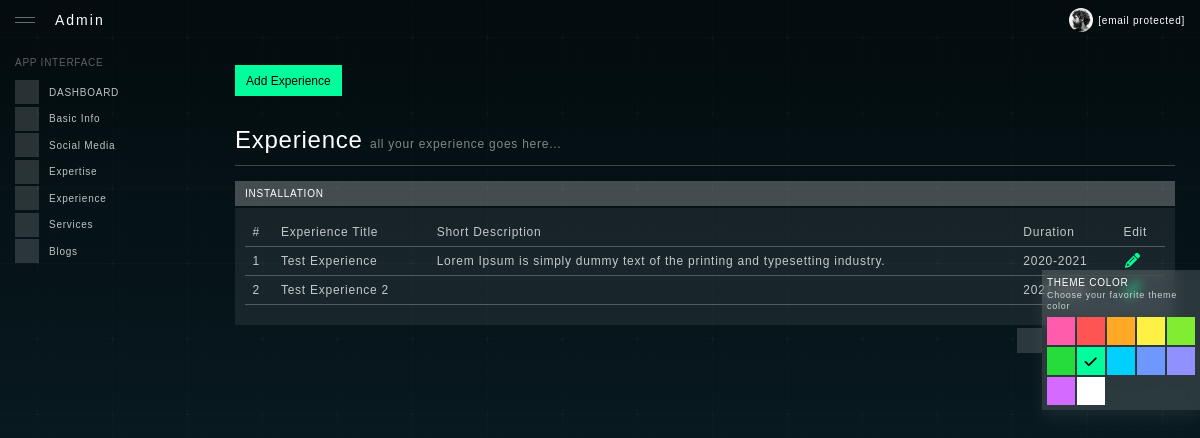
Page /admin/experience.php (signed in) on the committed database.
### tables this page shows
CREATE TABLE `doctors_experience` (
  `experience_id` int(11) NOT NULL,
  `doctors_id` int(11) NOT NULL,
  `experience_title` varchar(500) NOT NULL,
  `short_desc` varchar(500) NOT NULL,
  `duration` varchar(255) NOT NULL,
  `inserted_at` datetime NOT NULL,
  `updated_at` datetime NOT NULL
);

### admin/config/dbConfig.php (called while the page is built, shortened)
<?php
class DBController {
    private $host = "localhost";
    private $user = "root";
    private $password = "";
    private $database = "doctor_demo";
    private $conn;
    function __construct() {
        $this->conn = $this->connectDB();
    }
    function connectDB() {
        $conn = mysqli_connect($this->host,$this->user,$this->password,$this->database);
        return $conn;
    }
    function runQuery($query) {
        $result = mysqli_query($this->conn,$query);
        while($row=mysqli_fetch_assoc($result)) {
            $resultset[] = $row;
        }
        if(!empty($resultset))
            return $resultset;
    }
    function numRows($query) {
        $result  = mysqli_query($this->conn,$query);
        $rowcount = mysqli_num_rows($result);
        return $rowcount;
    }
}

### admin/experience.php (the view, shortened to what this page needs)
<?php
require_once('config/dbConfig.php');
$db_handle = new DBController();
?>
<!DOCTYPE html>
<html lang="en">
<head>
    <?php include ('includes/css.php');?>
</head>
<body >
<div id="app" class="app">
    <?php include ('includes/headerfile.php');?>
    <?php include ('includes/sidemenu.php');?>
    <div id="content" class="app-content">
        <div class="container">
            <button type="button" class="btn btn-theme me-2 mb-5 mt-3" data-bs-toggle="modal" data-bs-target="#modalCoverExample">Add Experience</button>
            <div class="row justify-content-center">
                <div class="col-xl-12">
                    <div class="row">
                        <div class="col-xl-12">
                            <h1 class="page-header">
                                Experience <small>all your experience goes here...</small>
                            </h1>
                            <hr class="mb-4 opacity-3" />
                            <div id="datatable" class="mb-5">
                                <div class="card">
                                    <div class="card-header with-btn">
                                        INSTALLATION
                                        <div class="card-header-btn">
                                            <a href="#" data-toggle="card-collapse" class="btn"><iconify-icon icon="material-symbols-light:stat-minus-1"></iconify-icon></a>
                                            <a href="#" data-toggle="card-expand" class="btn"><iconify-icon icon="material-symbols-light:fullscreen"></iconify-icon></a>
                                            <a href="#" data-toggle="card-remove" class="btn"><iconify-icon icon="material-symbols-light:close-rounded"></iconify-icon></a>
                                        </div>
                                    </div>
                                    <div class="card-body">
                                        <table id="datatableDefault" width="100%" class="table text-nowrap">
                                            <thead>
                                            <tr>
                                                <th>#</th>
                                                <th>Experience Title</th>
                                                <th>Short Description</th>
                                                <th>Duration</th>
                                                <th>Edit</th>
                                            </tr>
                                            </thead>
                                            <tbody>
                                            <?php
                                            $query = "SELECT * FROM doctors_experience where doctors_id = '1'";
                                            $expertise = $db_handle->runQuery($query);
                                            $e_no = $db_handle->numRows($query);
                                            for($i=0; $i<$e_no; $i++){
                                                ?>
                                                <tr>
                                                    <td><?php echo $i+1;?></td>
                                                    <td><?php echo $expertise[$i]['experience_title'];?></td>
                                                    <td><?php echo $expertise[$i]['short_desc'];?></td>
                                                    <td><?php echo $expertise[$i]['duration'];?></td>
                                                    <td><a href="Experience?edit=<?php echo $expertise[$i]['experience_id'];?>"><i class="fas fa-lg fa-fw me-2 fa-pencil-alt"></i></a></td>
                                                </tr>
                                                <?php
                                            }
                                            ?>
                                            </tbody>
                                        </table>
                                    </div>
                                </div>
                            </div>
                        </div>
                    </div>
                </div>
            </div>
        </div>
    </div>
    <?php include ('includes/themecolor.php');?>
</div>
</body>
</html>

### rows in the picture
doctors_experience: experience_title "Test Experience", short_desc "Lorem Ipsum is simply dummy text of the printing and typesetting industry.", duration "2020-2021"
doctors_experience: experience_title "Test Experience 2", duration "2021-2023"
